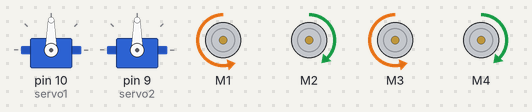
The sketch below on a simulated Arduino Uno, built with avr-gcc and run on an emulated ATmega328P. On the bench: 2 × servo, 4 × DC motor (green arrow = forward, orange = backward, longer = faster). What the sketch prints to the serial monitor is not drawn.

Above: at 0.15 s.
At 3.8 s:
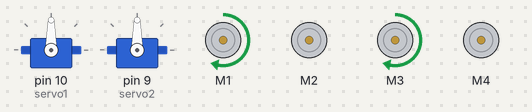
At 10.01 s:
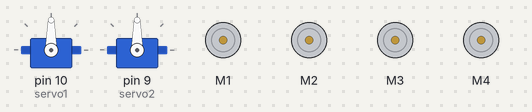
At 19.0 s:
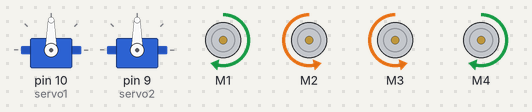
At 27.18 s:
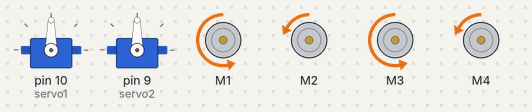
At 37.9 s:
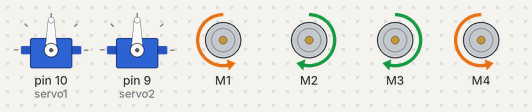
Timing chart, 0 to 40.0 s (numbered marks = the images above):
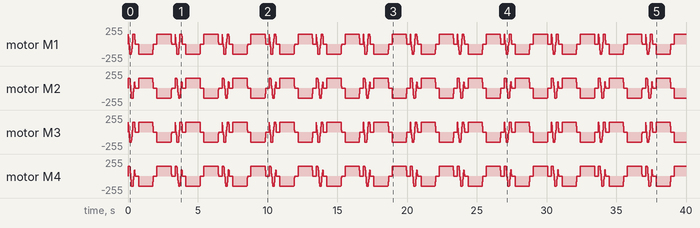

The sketch:

MyMotorParty.ino
```cpp
/*
This is a test sketch for the Adafruit assembled Motor Shield for Arduino v2
It won't work with v1.x motor shields! Only for the v2's with built in PWM
control

For use with the Adafruit Motor Shield v2
---->	http://www.adafruit.com/products/1438

This sketch creates a fun motor party on your desk *whiirrr*
Connect a unipolar/bipolar stepper to M3/M4
Connect a DC motor to M1
Connect a hobby servo to SERVO1
*/

#include <Wire.h>
#include <Adafruit_MotorShield.h>
#include "utility/Adafruit_MS_PWMServoDriver.h"
#include <Servo.h>

// Create the motor shield object with the default I2C address
Adafruit_MotorShield AFMS = Adafruit_MotorShield();
// Or, create it with a different I2C address (say for stacking)
// Adafruit_MotorShield AFMS = Adafruit_MotorShield(0x61);


// And connect a DC motor to port M1
Adafruit_DCMotor *motor_1 = AFMS.getMotor(1);
Adafruit_DCMotor *motor_2 = AFMS.getMotor(2);
Adafruit_DCMotor *motor_3 = AFMS.getMotor(3);
Adafruit_DCMotor *motor_4 = AFMS.getMotor(4);

// We'll also test out the built in Arduino Servo library
Servo servo1;
Servo servo2;

int increment = 3;
int max_speed = 150;
int increment_delay = 1;

int m1_speed = 0;
int m2_speed = 0;
int m3_speed = 0;
int m4_speed = 0;

void setup() {
    Serial.begin(9600);           // set up Serial library at 9600 bps
    Serial.println("MMMMotor party!");

    AFMS.begin();  // create with the default frequency 1.6KHz
    //AFMS.begin(1000);  // OR with a different frequency, say 1KHz

    // Attach a servo to pin #10
    servo1.attach(10);
    servo2.attach(9);

    set_motors(0, 0, 0, 0);
    motor_1->run(RELEASE);
    motor_2->run(RELEASE);
    motor_3->run(RELEASE);
    motor_4->run(RELEASE);

}

// top left, top right, bottom left, bottom right
void set_motors(int speed2, int speed1, int speed3, int speed4)
{
    if (speed1 > 0) {
        motor_1->run(FORWARD);
    }
    else {
        motor_1->run(BACKWARD);
    }
    m1_speed = abs(speed1);
    motor_1->setSpeed(m1_speed);

    if (speed2 > 0) {
        motor_2->run(FORWARD);
    }
    else {
        motor_2->run(BACKWARD);
    }
    m2_speed = abs(speed2);
    motor_2->setSpeed(m2_speed);

    if (speed3 > 0) {
        motor_3->run(FORWARD);
    }
    else {
        motor_3->run(BACKWARD);
    }
    m3_speed = abs(speed3);
    motor_3->setSpeed(m3_speed);

    if (speed4 > 0) {
        motor_4->run(FORWARD);
    }
    else {
        motor_4->run(BACKWARD);
    }
    m4_speed = abs(speed4);
    motor_4->setSpeed(m4_speed);
}

void drive(int angle, int speed)
{
    angle %= 360;

    if (0 <= angle && angle < 90) {
        int fraction_speed = -2 * speed / 90 * angle + speed;
        set_motors(speed, fraction_speed, fraction_speed, speed);
    }
    else if (90 <= angle && angle < 180) {
        int fraction_speed = -2 * speed / 90 * (angle - 90) + speed;
        set_motors(fraction_speed, -speed, -speed, fraction_speed);
    }
    else if (180 <= angle && angle < 270) {
        int fraction_speed = 2 * speed / 90 * (angle - 180) - speed;
        set_motors(-speed, fraction_speed, fraction_speed, -speed);
    }
    else if (270 <= angle && angle < 360) {
        int fraction_speed = 2 * speed / 90 * (angle - 270) - speed;
        set_motors(fraction_speed, speed, speed, fraction_speed);
    }
}

void spin(int speed) {
    set_motors(speed, -speed, speed, -speed);
}

void stop()
{
    while (m1_speed > 0 || m2_speed > 0 || m3_speed > 0 || m4_speed > 0)
    {
        if (m1_speed > 0) {
            motor_1->setSpeed(m1_speed);
            m1_speed -= increment;
        }
        if (m2_speed > 0) {
            motor_2->setSpeed(m2_speed);
            m2_speed -= increment;
        }
        if (m3_speed > 0) {
            motor_3->setSpeed(m3_speed);
            m3_speed -= increment;
        }
        if (m4_speed > 0) {
            motor_4->setSpeed(m4_speed);
            m4_speed -= increment;
        }
        delay(increment_delay);
    }
    motor_1->setSpeed(m1_speed);
    motor_2->setSpeed(m2_speed);
    motor_3->setSpeed(m3_speed);
    motor_4->setSpeed(m4_speed);
}

void hard_stop() {
    set_motors(0, 0, 0, 0);
}

void release()
{
    motor_1->run(RELEASE);
    motor_2->run(RELEASE);
    motor_3->run(RELEASE);
    motor_4->run(RELEASE);
}

void loop() {
    for (int angle = 0; angle < 360; angle++){
        drive(angle, max_speed);
        delay(1);
    }
    stop();
    delay(250);

    spin(max_speed); delay(1000);
    stop(); delay(250);
    spin(-max_speed); delay(1000);
    stop(); delay(250);
}
```

Atlasbuggy.cpp
```cpp
#include <Atlasbuggy.h>
// #define DEBUG

Atlasbuggy::Atlasbuggy(String whoiam)
{
    _command = "";
    _whoiam = whoiam;
    _initPacket = "";
    _paused = true;
    _led13_state = false;
}

void Atlasbuggy::begin()
{
    Serial.begin(DEFAULT_RATE);
    Serial.setTimeout(100);  // 100 ms
    pinMode(LED13, OUTPUT);
    #ifdef DEBUG
    Serial.print("BAUD is ");
    Serial.println(DEFAULT_RATE);
    #endif

    setLed(true);
}

void Atlasbuggy::setInitData(String initData) {
    _initPacket = initData;
}

bool Atlasbuggy::available() {
    return Serial.available() > 0;
}

int Atlasbuggy::readSerial()
{
    if (_paused) {
        delay(100);  // minimize activity while paused
    }
    _command = Serial.readStringUntil('\n');
    #ifdef DEBUG
    Serial.println(_command);
    #endif

    if (_command.equals("whoareyou")) {
        writeWhoiam();
        return 4;
    }
    else if (_command.equals("init?")) {
        writeInit();
        return 3;
    }
    else if (_command.equals("start")) {
        if (unpause()) return 2;
        else return -1;
    }
    else if (_command.equals("stop")) {
        if (pause()) return 1;
        else return -1;
    }
    else if (_command.substring(0, 1).equals("s")) {
        return 5;
    }
    else {
        if (!_paused) return 0;
        else return -1;
    }
}

void Atlasbuggy::changeBaud(int newBaud)
{
    #ifdef DEBUG
    Serial.println("changing baud");
    #endif
    delay(50);
    Serial.end();
    delay(50);
    Serial.begin(newBaud);
}

void Atlasbuggy::setLed(bool state)
{
    _led13_state = state;
    digitalWrite(LED13, state);
}

bool Atlasbuggy::getLed() {
    return _led13_state;
}

String Atlasbuggy::getCommand() {
    return _command;
}

bool Atlasbuggy::isPaused() {
    return _paused;
}


void Atlasbuggy::writeWhoiam()
{
    Serial.print("iam");
    Serial.print(_whoiam);
    Serial.print(PACKET_END);
}

void Atlasbuggy::writeInit()
{
    Serial.print("init:");
    Serial.print(_initPacket);
    Serial.print(PACKET_END);
}

bool Atlasbuggy::unpause()
{
    #ifdef DEBUG
    Serial.print("_paused is ");
    Serial.println(_paused);
    #endif
    if (_paused) {
        setLed(LOW);
        _paused = false;
        return true;
    }
    else {
        return false;
    }
}

bool Atlasbuggy::pause()
{
    if (!_paused) {
        Serial.print("\nstopping\n");
        setLed(HIGH);
        _paused = true;
        return true;
    }
    else {
        return false;
    }
}
```

Atlasbuggy.h
```cpp
#include <Arduino.h>

#define DEFAULT_RATE 115200
#define LED13 13
#define PACKET_END '\n'

class Atlasbuggy {
public:
    Atlasbuggy(String whoiam);
    void begin();
    void setInitData(String initData);
    int readSerial();
    String getCommand();
    bool isPaused();
    void setLed(bool state);
    bool getLed();

    void changeBaud(int newBaud);
    bool available();

    bool unpause();
    bool pause();

private:
    String _command;
    String _whoiam;
    String _initPacket;
    bool _paused;
    bool _led13_state;

    void writeWhoiam();
    void writeInit();
};
```

Battery.cpp
```cpp
// (licence header left out)
#include "Battery.h"
#include <Arduino.h>

Battery::Battery(uint16_t minVoltage, uint16_t maxVoltage, uint8_t sensePin, uint8_t activationPin) {
	this->sensePin = sensePin;
	this->activationPin = activationPin;
	this->minVoltage = minVoltage;
	this->maxVoltage = maxVoltage;
}

void Battery::begin(uint16_t refVoltage, float dividerRatio) {
	this->refVoltage = refVoltage;
	this->dividerRatio = dividerRatio;
	pinMode(this->sensePin, INPUT);
	if (this->activationPin < 0xFF) {
		pinMode(this->activationPin, OUTPUT);
	}
}

uint8_t Battery::level() {
	int16_t sense = this->voltage();
	if (sense <= minVoltage) {
		return 0;
	} else if (sense >= maxVoltage) {
		return 100;
	} else {
		return (unsigned long)(sense - minVoltage) * 100 / (maxVoltage - minVoltage);
	}
}

uint16_t Battery::voltage() {
	if (activationPin != 0xFF) {
		digitalWrite(activationPin, HIGH);
		delayMicroseconds(10); // copes with slow switching activation circuits
	}
	analogRead(sensePin);
	delay(2); // allow the ADC to stabilize
	uint16_t reading = analogRead(sensePin) * dividerRatio * refVoltage / 1024;
	if (activationPin != 0xFF) {
		digitalWrite(activationPin, LOW);
	}
	return reading;
}

void Battery::setMinMax(uint16_t newMin, uint16_t newMax) {
	this->minVoltage = newMin;
	this->maxVoltage = newMax;
}
```

Battery.h
```cpp
// (licence header left out)
#ifndef _BATTERY_
#define _BATTERY_

#include <Arduino.h>
class Battery {
	public:
		/**
		 * Creates an instance to monitor battery voltage and level.
		 * Initialization parameters depend on battery type and configuration.
		 *
		 * @param minVoltage is the voltage, expressed in millivolts, corresponding to an empty battery
		 * @param maxVoltage is the voltage, expressed in millivolts, corresponding to a full battery
		 * @param sensePin is the analog pin used for sensing the battery voltage
		 * @param activationPin is the optional digital pin which will be turned LOW before starting the battery sensing,
		 *            useful when using a resistor divider to save on battery consumption
		 */
		Battery(uint16_t minVoltage, uint16_t maxVoltage, uint8_t sensePin, uint8_t activationPin = 0xFF);

		/**
		 * Initializes the library by optionally setting the board voltage level, expressed in millivolts, (defaults to 5000)
		 * and the resistor divider ratio (defaults to 2, an equal divider).
		 * To obtain the best results use a calibrated reference using the VoltageReference library or equivalent.
		 */
		void begin(uint16_t refVoltage = 5000, float dividerRatio = 2);

		/**
		 * Returns the current battery level as a number between 0 and 100, with 0 indicating an empty battery and 100 a
		 * completely full battery.
		 */
		uint8_t level();

		/**
		 * Returns the current battery voltage in millivolts.
		 */
		uint16_t voltage();

		void setMinMax(uint16_t newMin, uint16_t newMax);

	private:
		uint16_t refVoltage;
		uint16_t minVoltage;
		uint16_t maxVoltage;
		float dividerRatio;
		uint8_t sensePin;
		uint8_t activationPin;
};

#endif // _BATTERY_
```
